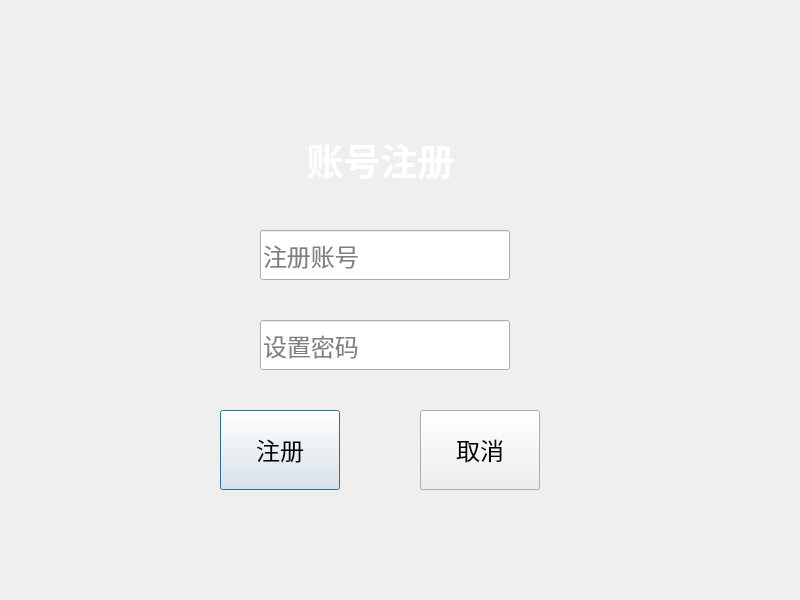
<?xml version="1.0" encoding="UTF-8"?>
<ui version="4.0">
 <class>Dialog</class>
 <widget class="QDialog" name="Dialog">
  <property name="geometry">
   <rect>
    <x>0</x>
    <y>0</y>
    <width>800</width>
    <height>600</height>
   </rect>
  </property>
  <property name="windowTitle">
   <string>Dialog</string>
  </property>
  <property name="styleSheet">
   <string notr="true">QDialog#Dialog{
background-image: url(:/registe_background/registe.JPG);}

</string>
  </property>
  <widget class="QLabel" name="label">
   <property name="geometry">
    <rect>
     <x>260</x>
     <y>120</y>
     <width>241</width>
     <height>81</height>
    </rect>
   </property>
   <property name="font">
    <font>
     <family>Adobe 黑体 Std R</family>
     <pointsize>28</pointsize>
     <weight>75</weight>
     <bold>true</bold>
    </font>
   </property>
   <property name="styleSheet">
    <string notr="true"/>
   </property>
   <property name="text">
    <string>&lt;html&gt;&lt;head/&gt;&lt;body&gt;&lt;p align=&quot;center&quot;&gt;&lt;span style=&quot; font-size:28pt; color:#ffffff;&quot;&gt;账号注册&lt;/span&gt;&lt;/p&gt;&lt;/body&gt;&lt;/html&gt;</string>
   </property>
  </widget>
  <widget class="QLineEdit" name="lineEdit_2">
   <property name="geometry">
    <rect>
     <x>260</x>
     <y>320</y>
     <width>250</width>
     <height>50</height>
    </rect>
   </property>
   <property name="font">
    <font>
     <family>Adobe 黑体 Std R</family>
     <pointsize>18</pointsize>
    </font>
   </property>
   <property name="placeholderText">
    <string>设置密码</string>
   </property>
  </widget>
  <widget class="QPushButton" name="pushButton">
   <property name="geometry">
    <rect>
     <x>220</x>
     <y>410</y>
     <width>120</width>
     <height>80</height>
    </rect>
   </property>
   <property name="font">
    <font>
     <family>Adobe 黑体 Std R</family>
     <pointsize>18</pointsize>
    </font>
   </property>
   <property name="text">
    <string>注册</string>
   </property>
  </widget>
  <widget class="QLineEdit" name="lineEdit">
   <property name="geometry">
    <rect>
     <x>260</x>
     <y>230</y>
     <width>250</width>
     <height>50</height>
    </rect>
   </property>
   <property name="font">
    <font>
     <family>Adobe 黑体 Std R</family>
     <pointsize>18</pointsize>
    </font>
   </property>
   <property name="placeholderText">
    <string>注册账号</string>
   </property>
  </widget>
  <widget class="QPushButton" name="pushButton_2">
   <property name="geometry">
    <rect>
     <x>420</x>
     <y>410</y>
     <width>120</width>
     <height>80</height>
    </rect>
   </property>
   <property name="font">
    <font>
     <family>Adobe 黑体 Std R</family>
     <pointsize>18</pointsize>
    </font>
   </property>
   <property name="text">
    <string>取消</string>
   </property>
  </widget>
 </widget>
 <resources>
  <include location="../../ui_img/registe_images.qrc"/>
 </resources>
 <connections/>
</ui>
